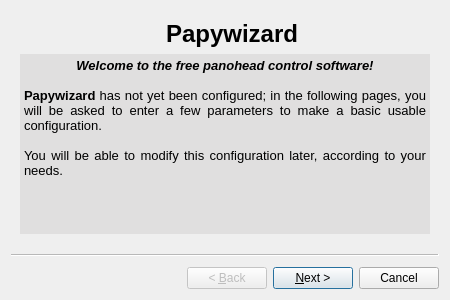
<?xml version="1.0" encoding="UTF-8"?>
<ui version="4.0">
 <class>Wizard</class>
 <widget class="QWizard" name="Wizard">
  <property name="geometry">
   <rect>
    <x>0</x>
    <y>0</y>
    <width>450</width>
    <height>300</height>
   </rect>
  </property>
  <property name="sizePolicy">
   <sizepolicy hsizetype="Preferred" vsizetype="Preferred">
    <horstretch>0</horstretch>
    <verstretch>0</verstretch>
   </sizepolicy>
  </property>
  <property name="minimumSize">
   <size>
    <width>450</width>
    <height>300</height>
   </size>
  </property>
  <property name="windowTitle">
   <string>Wizard</string>
  </property>
  <property name="windowIcon">
   <iconset resource="../icons.qrc">
    <normaloff>:/icons/papywizard.png</normaloff>:/icons/papywizard.png</iconset>
  </property>
  <property name="modal">
   <bool>true</bool>
  </property>
  <widget class="QWizardPage" name="wizardPage1">
   <layout class="QGridLayout" name="gridLayout">
    <item row="0" column="0">
     <layout class="QHBoxLayout" name="horizontalLayout">
      <item>
       <widget class="QLabel" name="label">
        <property name="font">
         <font>
          <pointsize>10</pointsize>
         </font>
        </property>
        <property name="text">
         <string/>
        </property>
        <property name="pixmap">
         <pixmap resource="../icons.qrc">:/icons/papywizard.png</pixmap>
        </property>
        <property name="alignment">
         <set>Qt::AlignCenter</set>
        </property>
       </widget>
      </item>
      <item>
       <widget class="QLabel" name="papywizardVersionLabel">
        <property name="sizePolicy">
         <sizepolicy hsizetype="Preferred" vsizetype="Preferred">
          <horstretch>1</horstretch>
          <verstretch>0</verstretch>
         </sizepolicy>
        </property>
        <property name="font">
         <font>
          <pointsize>18</pointsize>
          <weight>75</weight>
          <bold>true</bold>
         </font>
        </property>
        <property name="text">
         <string>Papywizard</string>
        </property>
        <property name="alignment">
         <set>Qt::AlignCenter</set>
        </property>
       </widget>
      </item>
     </layout>
    </item>
    <item row="1" column="0">
     <spacer name="verticalSpacer">
      <property name="orientation">
       <enum>Qt::Vertical</enum>
      </property>
      <property name="sizeHint" stdset="0">
       <size>
        <width>431</width>
        <height>5</height>
       </size>
      </property>
     </spacer>
    </item>
    <item row="2" column="0">
     <widget class="QTextEdit" name="textEdit">
      <property name="sizePolicy">
       <sizepolicy hsizetype="Expanding" vsizetype="Expanding">
        <horstretch>0</horstretch>
        <verstretch>0</verstretch>
       </sizepolicy>
      </property>
      <property name="palette">
       <palette>
        <active>
         <colorrole role="Base">
          <brush brushstyle="SolidPattern">
           <color alpha="255">
            <red>224</red>
            <green>223</green>
            <blue>223</blue>
           </color>
          </brush>
         </colorrole>
        </active>
        <inactive>
         <colorrole role="Base">
          <brush brushstyle="SolidPattern">
           <color alpha="255">
            <red>224</red>
            <green>223</green>
            <blue>223</blue>
           </color>
          </brush>
         </colorrole>
        </inactive>
        <disabled>
         <colorrole role="Base">
          <brush brushstyle="SolidPattern">
           <color alpha="255">
            <red>244</red>
            <green>244</green>
            <blue>244</blue>
           </color>
          </brush>
         </colorrole>
        </disabled>
       </palette>
      </property>
      <property name="frameShape">
       <enum>QFrame::NoFrame</enum>
      </property>
      <property name="frameShadow">
       <enum>QFrame::Plain</enum>
      </property>
      <property name="verticalScrollBarPolicy">
       <enum>Qt::ScrollBarAlwaysOff</enum>
      </property>
      <property name="horizontalScrollBarPolicy">
       <enum>Qt::ScrollBarAlwaysOff</enum>
      </property>
      <property name="html">
       <string>&lt;!DOCTYPE HTML PUBLIC &quot;-//W3C//DTD HTML 4.0//EN&quot; &quot;http://www.w3.org/TR/REC-html40/strict.dtd&quot;&gt;
&lt;html&gt;&lt;head&gt;&lt;meta name=&quot;qrichtext&quot; content=&quot;1&quot; /&gt;&lt;style type=&quot;text/css&quot;&gt;
p, li { white-space: pre-wrap; }
&lt;/style&gt;&lt;/head&gt;&lt;body style=&quot; font-family:'Sans Serif'; font-size:10pt; font-weight:400; font-style:normal;&quot;&gt;
&lt;p align=&quot;center&quot; style=&quot; margin-top:0px; margin-bottom:0px; margin-left:0px; margin-right:0px; -qt-block-indent:0; text-indent:0px;&quot;&gt;&lt;span style=&quot; font-weight:600; font-style:italic;&quot;&gt;Welcome to the free panohead control software!&lt;/span&gt;&lt;/p&gt;
&lt;p align=&quot;center&quot; style=&quot;-qt-paragraph-type:empty; margin-top:0px; margin-bottom:0px; margin-left:0px; margin-right:0px; -qt-block-indent:0; text-indent:0px; font-style:italic;&quot;&gt;&lt;/p&gt;
&lt;p align=&quot;justify&quot; style=&quot; margin-top:0px; margin-bottom:0px; margin-left:0px; margin-right:0px; -qt-block-indent:0; text-indent:0px;&quot;&gt;&lt;span style=&quot; font-weight:600;&quot;&gt;Papywizard&lt;/span&gt; has not yet been configured; in the following pages, you will be asked to enter a few parameters to make a basic usable configuration.&lt;/p&gt;
&lt;p align=&quot;justify&quot; style=&quot;-qt-paragraph-type:empty; margin-top:0px; margin-bottom:0px; margin-left:0px; margin-right:0px; -qt-block-indent:0; text-indent:0px;&quot;&gt;&lt;/p&gt;
&lt;p align=&quot;justify&quot; style=&quot; margin-top:0px; margin-bottom:0px; margin-left:0px; margin-right:0px; -qt-block-indent:0; text-indent:0px;&quot;&gt;You will be able to modify this configuration later, according to your needs.&lt;/p&gt;&lt;/body&gt;&lt;/html&gt;</string>
      </property>
      <property name="textInteractionFlags">
       <set>Qt::NoTextInteraction</set>
      </property>
     </widget>
    </item>
   </layout>
  </widget>
  <widget class="QWizardPage" name="wizardPage2">
   <layout class="QVBoxLayout" name="verticalLayout">
    <item>
     <layout class="QHBoxLayout" name="horizontalLayout_4">
      <item>
       <widget class="QLabel" name="label_5">
        <property name="font">
         <font>
          <pointsize>10</pointsize>
         </font>
        </property>
        <property name="text">
         <string/>
        </property>
        <property name="pixmap">
         <pixmap resource="../icons.qrc">:/icons/papywizard.png</pixmap>
        </property>
        <property name="alignment">
         <set>Qt::AlignCenter</set>
        </property>
       </widget>
      </item>
      <item>
       <widget class="QLabel" name="papywizardVersionLabel_2">
        <property name="sizePolicy">
         <sizepolicy hsizetype="Preferred" vsizetype="Preferred">
          <horstretch>1</horstretch>
          <verstretch>0</verstretch>
         </sizepolicy>
        </property>
        <property name="font">
         <font>
          <pointsize>18</pointsize>
          <weight>75</weight>
          <bold>true</bold>
         </font>
        </property>
        <property name="text">
         <string>Papywizard</string>
        </property>
        <property name="alignment">
         <set>Qt::AlignCenter</set>
        </property>
       </widget>
      </item>
     </layout>
    </item>
    <item>
     <widget class="QGroupBox" name="groupBox">
      <property name="sizePolicy">
       <sizepolicy hsizetype="Preferred" vsizetype="Expanding">
        <horstretch>0</horstretch>
        <verstretch>0</verstretch>
       </sizepolicy>
      </property>
      <property name="font">
       <font>
        <weight>75</weight>
        <bold>true</bold>
       </font>
      </property>
      <property name="title">
       <string>Hardware configuration</string>
      </property>
      <layout class="QGridLayout" name="gridLayout_3">
       <item row="0" column="0">
        <layout class="QGridLayout" name="gridLayout_2">
         <item row="0" column="0">
          <widget class="QCheckBox" name="checkBox">
           <property name="font">
            <font>
             <weight>50</weight>
             <bold>false</bold>
            </font>
           </property>
           <property name="text">
            <string>Real head</string>
           </property>
          </widget>
         </item>
         <item row="1" column="0">
          <layout class="QHBoxLayout" name="horizontalLayout_3">
           <item>
            <widget class="QLabel" name="label_4">
             <property name="font">
              <font>
               <weight>50</weight>
               <bold>false</bold>
              </font>
             </property>
             <property name="text">
              <string>Bluetooth address</string>
             </property>
            </widget>
           </item>
           <item>
            <widget class="QLineEdit" name="lineEdit"/>
           </item>
           <item>
            <widget class="QPushButton" name="pushButton">
             <property name="font">
              <font>
               <weight>50</weight>
               <bold>false</bold>
              </font>
             </property>
             <property name="text">
              <string>Choose...</string>
             </property>
            </widget>
           </item>
          </layout>
         </item>
        </layout>
       </item>
      </layout>
     </widget>
    </item>
    <item>
     <layout class="QHBoxLayout" name="horizontalLayout_2">
      <item>
       <spacer name="horizontalSpacer">
        <property name="orientation">
         <enum>Qt::Horizontal</enum>
        </property>
        <property name="sizeHint" stdset="0">
         <size>
          <width>40</width>
          <height>20</height>
         </size>
        </property>
       </spacer>
      </item>
      <item>
       <widget class="QLabel" name="label_3">
        <property name="text">
         <string>page 1 of 2</string>
        </property>
       </widget>
      </item>
     </layout>
    </item>
   </layout>
  </widget>
 </widget>
 <resources>
  <include location="../icons.qrc"/>
 </resources>
 <connections/>
</ui>
